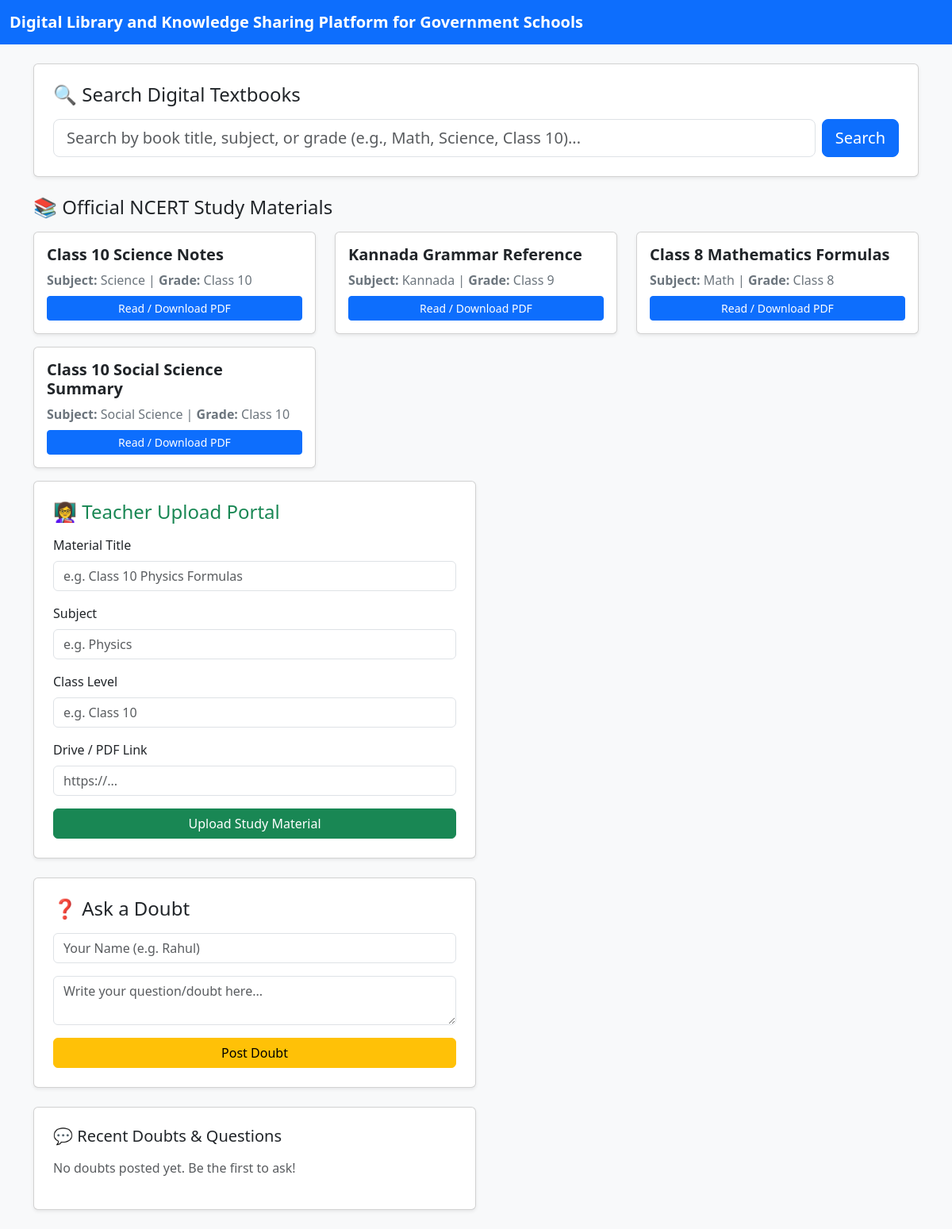
The page / on the database its author committed.
### tables this page shows
CREATE TABLE notes (
            id INTEGER PRIMARY KEY AUTOINCREMENT,
            title TEXT NOT NULL,
            subject TEXT NOT NULL,
            class_level TEXT NOT NULL,
            pdf_link TEXT NOT NULL
        );

### app.py (the view)
@app.route('/')
def index():
    notes = get_all_notes()
    qna_list = get_all_qna()
    return render_template('index.html', notes=notes, qna=qna_list)

### database.py (called while the page is built)
def get_connection():
    conn = sqlite3.connect(DB_NAME)
    conn.row_factory = sqlite3.Row
    return conn

def get_all_notes():
    conn = get_connection()
    cursor = conn.cursor()
    cursor.execute("SELECT * FROM notes")
    rows = cursor.fetchall()
    conn.close()
    return [dict(row) for row in rows]

def get_all_qna():
    conn = get_connection()
    cursor = conn.cursor()
    cursor.execute("SELECT * FROM qna ORDER BY created_at DESC")
    rows = cursor.fetchall()
    conn.close()
    return [dict(row) for row in rows]

### templates/index.html (shortened to what this page needs)
<!DOCTYPE html>
<html lang="en">
<head>
    <link href="https://cdn.jsdelivr.net/npm/bootstrap@5.3.0/dist/css/bootstrap.min.css" rel="stylesheet">
</head>
<body class="bg-light">
    <nav class="navbar navbar-expand-lg navbar-dark bg-primary">
        <div class="container-fluid">
            <a class="navbar-brand fw-bold" href="/">Digital Library and Knowledge Sharing Platform for Government Schools</a>
        </div>
    </nav>
    <div class="container my-4">
        <div class="card p-4 shadow-sm mb-4">
            <h4 class="mb-3">🔍 Search Digital Textbooks</h4>
            <form action="/" method="POST" class="d-flex gap-2">
                <input type="text" name="search_query" class="form-control form-control-lg" placeholder="Search by book title, subject, or grade (e.g., Math, Science, Class 10)..." required>
                <button type="submit" class="btn btn-primary btn-lg">Search</button>
            </form>
        </div>
        <h4 class="mt-4 mb-3">📚 Official NCERT Study Materials</h4>
        <div class="row">
            {% if notes %}
                {% for note in notes %}
                <div class="col-md-4 mb-3">
                    <div class="card h-100 shadow-sm p-3">
                        <h5 class="card-title fw-bold text-dark">{{ note[1] if note[1] else note['title'] }}</h5>
                        <p class="card-text text-secondary mb-2">
                            <strong>Subject:</strong> {{ note[2] if note[2] else note['subject'] }} |
                            <strong>Grade:</strong> {{ note[3] if note[3] else note['class_level'] }}
                        </p>
                        <a href="{{ note[4] if note[4] else note['pdf_link'] }}" target="_blank" class="btn btn-sm btn-primary mt-auto">Read / Download PDF</a>
                    </div>
                </div>
                {% endfor %}
            {% else %}
                <div class="col-12">
                    <div class="alert alert-info">No study materials found in database. Use the Teacher Upload Portal below to post your first note!</div>
                </div>
            {% endif %}
        </div>
            <div class="col-md-6 mb-4">
                <div class="card p-4 shadow-sm">
                    <h4 class="text-success mb-3">👩‍🏫 Teacher Upload Portal</h4>
                    <form action="/upload_note" method="POST">
                        <div class="mb-3">
                            <label class="form-label">Material Title</label>
                            <input type="text" name="title" class="form-control" placeholder="e.g. Class 10 Physics Formulas" required>
                        </div>
                        <div class="mb-3">
                            <label class="form-label">Subject</label>
                            <input type="text" name="subject" class="form-control" placeholder="e.g. Physics" required>
                        </div>
                        <div class="mb-3">
                            <label class="form-label">Class Level</label>
                            <input type="text" name="class_level" class="form-control" placeholder="e.g. Class 10" required>
                        </div>
                        <div class="mb-3">
                            <label class="form-label">Drive / PDF Link</label>
                            <input type="url" name="pdf_link" class="form-control" placeholder="https://..." required>
                        </div>
                        <button type="submit" class="btn btn-success w-100">Upload Study Material</button>
                    </form>
                </div>
            </div>
            <div class="col-md-6 mb-4">
                <div class="card p-4 shadow-sm mb-4">
                    <h4 class="text-warning text-dark mb-3">❓ Ask a Doubt</h4>
                    <form action="/add_doubt" method="POST">
                        <div class="mb-3">
                            <input type="text" name="author" class="form-control" placeholder="Your Name (e.g. Rahul)" required>
                        </div>
                        <div class="mb-3">
                            <textarea name="question" class="form-control" rows="2" placeholder="Write your question/doubt here..." required></textarea>
                        </div>
                        <button type="submit" class="btn btn-warning w-100">Post Doubt</button>
                    </form>
                </div>
                <div class="card p-4 shadow-sm">
                    <h5 class="mb-3">💬 Recent Doubts & Questions</h5>
                    {% if qna %}
                        {% for q in qna %}
                        <div class="border-bottom pb-2 mb-2">
                            <strong>{{ q[1] }}</strong>
                            <p class="mb-1 text-secondary">{{ q[2] }}</p>
                            <small class="text-muted">Asked on: {{ q[3] }}</small>
                        </div>
                        {% endfor %}
                    {% else %}
                        <p class="text-muted">No doubts posted yet. Be the first to ask!</p>
                    {% endif %}
                </div>
            </div>
        </div>
</body>
</html>

### rows shown on the page
notes: title "Class 10 Science Notes", subject "Science", class_level "Class 10"
notes: title "Kannada Grammar Reference", subject "Kannada", class_level "Class 9"
notes: title "Class 8 Mathematics Formulas", subject "Math", class_level "Class 8"
notes: title "Class 10 Social Science Summary", subject "Social Science", class_level "Class 10"
